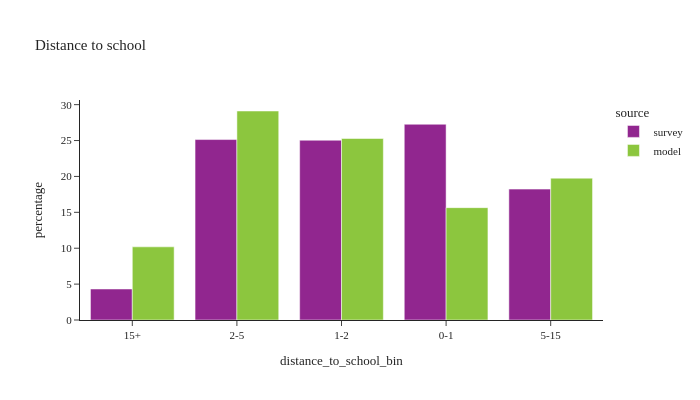

The notebook cell saved with this chart:
### Code cell
df_plot = (
    df_students.filter(pl.col('student_type').is_not_null() & pl.col('distance_to_school_bin').is_not_null())
    .group_by(['source', 'distance_to_school_bin'])
    .agg([
        pl.col('psexpfac').sum().alias('psexpfac'),
        pl.col('psexpfac').count().alias('sample count')
    ])
    .with_columns((100 * pl.col('psexpfac') / pl.col('psexpfac').sum().over(['source'])).alias('percentage'))
)

fig = px.bar(df_plot.to_pandas(), x="distance_to_school_bin", y="percentage", color="source", barmode="group",
             hover_data=['sample count'],
             title="Distance to school")
fig.update_layout(height=400, width=700, font=dict(size=11))
fig.show()

### Figure 1 — Plotly figure (JSON) as saved in the notebook; plotly's stock layout.template omitted (floating-point values rounded to 4 significant figures)
{"data": [{"alignmentgroup": "True", "customdata": [[32], [240], [193], [233], [121]], "hovertemplate": "source=survey<br>distance_to_school_bin=%{x}<br>percentage=%{y}<br>sample count=%{customdata[0]}<extra></extra>", "legendgroup": "survey", "marker": {"color": "#91268F", "pattern": {"shape": ""}}, "name": "survey", "offsetgroup": "survey", "orientation": "v", "showlegend": true, "textposition": "auto", "type": "bar", "x": ["15+", "2-5", "1-2", "0-1", "5-15"], "xaxis": "x", "y": [4.319, 25.14, 25.04, 27.27, 18.23], "yaxis": "y"}, {"alignmentgroup": "True", "customdata": [[240070], [162916], [129052], [208476], [84051]], "hovertemplate": "source=model<br>distance_to_school_bin=%{x}<br>percentage=%{y}<br>sample count=%{customdata[0]}<extra></extra>", "legendgroup": "model", "marker": {"color": "#8CC63E", "pattern": {"shape": ""}}, "name": "model", "offsetgroup": "model", "orientation": "v", "showlegend": true, "textposition": "auto", "type": "bar", "x": ["2-5", "5-15", "0-1", "1-2", "15+"], "xaxis": "x", "y": [29.11, 19.76, 15.65, 25.28, 10.19], "yaxis": "y"}], "layout": {"barmode": "group", "font": {"size": 11}, "height": 400, "legend": {"title": {"text": "source"}, "tracegroupgap": 0}, "title": {"text": "Distance to school"}, "width": 700, "xaxis": {"anchor": "y", "domain": [0.0, 1.0], "title": {"text": "distance_to_school_bin"}}, "yaxis": {"anchor": "x", "domain": [0.0, 1.0], "title": {"text": "percentage"}}}}
